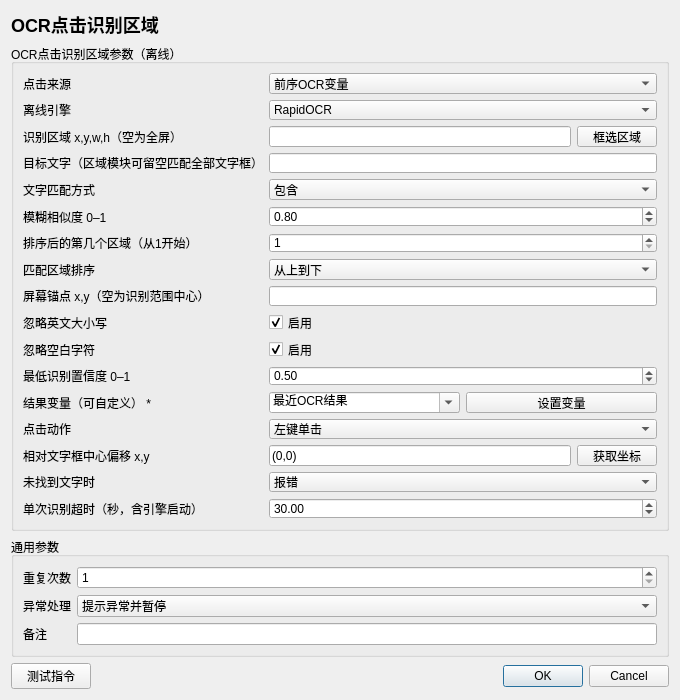
<?xml version='1.0' encoding='utf-8'?>
<ui version="4.0">
  <class>InstructionEditor</class>
  <widget class="QDialog" name="InstructionEditor">
    <property name="geometry">
      <rect>
        <x>0</x>
        <y>0</y>
        <width>680</width>
        <height>700</height>
      </rect>
    </property>
    <property name="minimumSize">
      <size>
        <width>560</width>
        <height>480</height>
      </size>
    </property>
    <property name="windowTitle">
      <string>OCR点击识别区域</string>
    </property>
    <layout class="QVBoxLayout" name="rootLayout">
      <item>
        <widget class="QLabel" name="titleLabel">
          <property name="text">
            <string>OCR点击识别区域</string>
          </property>
          <property name="styleSheet">
            <string>font-size: 18px; font-weight: 600;</string>
          </property>
        </widget>
      </item>
      <item>
        <widget class="QGroupBox" name="parameterGroupBox">
          <property name="title">
            <string>OCR点击识别区域参数（离线）</string>
          </property>
          <layout class="QFormLayout" name="parameterFormLayout">
            <item row="0" column="0">
              <widget class="QLabel" name="parameterLabel_0">
                <property name="text">
                  <string>点击来源</string>
                </property>
              </widget>
            </item>
            <item row="0" column="1">
              <widget class="QWidget" name="parameterContainer_0">
                <layout class="QHBoxLayout" name="parameterLayout_0">
                  <property name="leftMargin">
                    <number>0</number>
                  </property>
                  <property name="topMargin">
                    <number>0</number>
                  </property>
                  <property name="rightMargin">
                    <number>0</number>
                  </property>
                  <property name="bottomMargin">
                    <number>0</number>
                  </property>
                  <item>
                    <widget class="QComboBox" name="parameter_0">
                      <item>
                        <property name="text">
                          <string>前序OCR变量</string>
                        </property>
                      </item>
                      <item>
                        <property name="text">
                          <string>重新识别</string>
                        </property>
                      </item>
                      <property name="currentIndex">
                        <number>0</number>
                      </property>
                    </widget>
                  </item>
                </layout>
              </widget>
            </item>
            <item row="1" column="0">
              <widget class="QLabel" name="parameterLabel_1">
                <property name="text">
                  <string>离线引擎</string>
                </property>
              </widget>
            </item>
            <item row="1" column="1">
              <widget class="QWidget" name="parameterContainer_1">
                <layout class="QHBoxLayout" name="parameterLayout_1">
                  <property name="leftMargin">
                    <number>0</number>
                  </property>
                  <property name="topMargin">
                    <number>0</number>
                  </property>
                  <property name="rightMargin">
                    <number>0</number>
                  </property>
                  <property name="bottomMargin">
                    <number>0</number>
                  </property>
                  <item>
                    <widget class="QComboBox" name="parameter_1">
                      <item>
                        <property name="text">
                          <string>RapidOCR</string>
                        </property>
                      </item>
                      <item>
                        <property name="text">
                          <string>微信OCR</string>
                        </property>
                      </item>
                      <property name="currentIndex">
                        <number>0</number>
                      </property>
                    </widget>
                  </item>
                </layout>
              </widget>
            </item>
            <item row="2" column="0">
              <widget class="QLabel" name="parameterLabel_2">
                <property name="text">
                  <string>识别区域 x,y,w,h（空为全屏）</string>
                </property>
              </widget>
            </item>
            <item row="2" column="1">
              <widget class="QWidget" name="parameterContainer_2">
                <layout class="QHBoxLayout" name="parameterLayout_2">
                  <property name="leftMargin">
                    <number>0</number>
                  </property>
                  <property name="topMargin">
                    <number>0</number>
                  </property>
                  <property name="rightMargin">
                    <number>0</number>
                  </property>
                  <property name="bottomMargin">
                    <number>0</number>
                  </property>
                  <item>
                    <widget class="QLineEdit" name="parameter_2">
                      <property name="text">
                        <string />
                      </property>
                    </widget>
                  </item>
                  <item>
                    <widget class="QPushButton" name="auxiliary_2">
                      <property name="text">
                        <string>框选区域</string>
                      </property>
                    </widget>
                  </item>
                </layout>
              </widget>
            </item>
            <item row="3" column="0">
              <widget class="QLabel" name="parameterLabel_3">
                <property name="text">
                  <string>目标文字（区域模块可留空匹配全部文字框）</string>
                </property>
              </widget>
            </item>
            <item row="3" column="1">
              <widget class="QWidget" name="parameterContainer_3">
                <layout class="QHBoxLayout" name="parameterLayout_3">
                  <property name="leftMargin">
                    <number>0</number>
                  </property>
                  <property name="topMargin">
                    <number>0</number>
                  </property>
                  <property name="rightMargin">
                    <number>0</number>
                  </property>
                  <property name="bottomMargin">
                    <number>0</number>
                  </property>
                  <item>
                    <widget class="QLineEdit" name="parameter_3">
                      <property name="text">
                        <string />
                      </property>
                    </widget>
                  </item>
                </layout>
              </widget>
            </item>
            <item row="4" column="0">
              <widget class="QLabel" name="parameterLabel_4">
                <property name="text">
                  <string>文字匹配方式</string>
                </property>
              </widget>
            </item>
            <item row="4" column="1">
              <widget class="QWidget" name="parameterContainer_4">
                <layout class="QHBoxLayout" name="parameterLayout_4">
                  <property name="leftMargin">
                    <number>0</number>
                  </property>
                  <property name="topMargin">
                    <number>0</number>
                  </property>
                  <property name="rightMargin">
                    <number>0</number>
                  </property>
                  <property name="bottomMargin">
                    <number>0</number>
                  </property>
                  <item>
                    <widget class="QComboBox" name="parameter_4">
                      <item>
                        <property name="text">
                          <string>精准</string>
                        </property>
                      </item>
                      <item>
                        <property name="text">
                          <string>包含</string>
                        </property>
                      </item>
                      <item>
                        <property name="text">
                          <string>模糊</string>
                        </property>
                      </item>
                      <property name="currentIndex">
                        <number>1</number>
                      </property>
                    </widget>
                  </item>
                </layout>
              </widget>
            </item>
            <item row="5" column="0">
              <widget class="QLabel" name="parameterLabel_5">
                <property name="text">
                  <string>模糊相似度 0–1</string>
                </property>
              </widget>
            </item>
            <item row="5" column="1">
              <widget class="QWidget" name="parameterContainer_5">
                <layout class="QHBoxLayout" name="parameterLayout_5">
                  <property name="leftMargin">
                    <number>0</number>
                  </property>
                  <property name="topMargin">
                    <number>0</number>
                  </property>
                  <property name="rightMargin">
                    <number>0</number>
                  </property>
                  <property name="bottomMargin">
                    <number>0</number>
                  </property>
                  <item>
                    <widget class="QDoubleSpinBox" name="parameter_5">
                      <property name="minimum">
                        <double>0.01</double>
                      </property>
                      <property name="maximum">
                        <double>1</double>
                      </property>
                      <property name="value">
                        <double>0.8</double>
                      </property>
                      <property name="decimals">
                        <number>2</number>
                      </property>
                    </widget>
                  </item>
                </layout>
              </widget>
            </item>
            <item row="6" column="0">
              <widget class="QLabel" name="parameterLabel_6">
                <property name="text">
                  <string>排序后的第几个区域（从1开始）</string>
                </property>
              </widget>
            </item>
            <item row="6" column="1">
              <widget class="QWidget" name="parameterContainer_6">
                <layout class="QHBoxLayout" name="parameterLayout_6">
                  <property name="leftMargin">
                    <number>0</number>
                  </property>
                  <property name="topMargin">
                    <number>0</number>
                  </property>
                  <property name="rightMargin">
                    <number>0</number>
                  </property>
                  <property name="bottomMargin">
                    <number>0</number>
                  </property>
                  <item>
                    <widget class="QSpinBox" name="parameter_6">
                      <property name="minimum">
                        <number>1</number>
                      </property>
                      <property name="maximum">
                        <number>10000</number>
                      </property>
                      <property name="value">
                        <number>1</number>
                      </property>
                    </widget>
                  </item>
                </layout>
              </widget>
            </item>
            <item row="7" column="0">
              <widget class="QLabel" name="parameterLabel_7">
                <property name="text">
                  <string>匹配区域排序</string>
                </property>
              </widget>
            </item>
            <item row="7" column="1">
              <widget class="QWidget" name="parameterContainer_7">
                <layout class="QHBoxLayout" name="parameterLayout_7">
                  <property name="leftMargin">
                    <number>0</number>
                  </property>
                  <property name="topMargin">
                    <number>0</number>
                  </property>
                  <property name="rightMargin">
                    <number>0</number>
                  </property>
                  <property name="bottomMargin">
                    <number>0</number>
                  </property>
                  <item>
                    <widget class="QComboBox" name="parameter_7">
                      <item>
                        <property name="text">
                          <string>从上到下</string>
                        </property>
                      </item>
                      <item>
                        <property name="text">
                          <string>离锚点最近</string>
                        </property>
                      </item>
                      <property name="currentIndex">
                        <number>0</number>
                      </property>
                    </widget>
                  </item>
                </layout>
              </widget>
            </item>
            <item row="8" column="0">
              <widget class="QLabel" name="parameterLabel_8">
                <property name="text">
                  <string>屏幕锚点 x,y（空为识别范围中心）</string>
                </property>
              </widget>
            </item>
            <item row="8" column="1">
              <widget class="QWidget" name="parameterContainer_8">
                <layout class="QHBoxLayout" name="parameterLayout_8">
                  <property name="leftMargin">
                    <number>0</number>
                  </property>
                  <property name="topMargin">
                    <number>0</number>
                  </property>
                  <property name="rightMargin">
                    <number>0</number>
                  </property>
                  <property name="bottomMargin">
                    <number>0</number>
                  </property>
                  <item>
                    <widget class="QLineEdit" name="parameter_8">
                      <property name="text">
                        <string />
                      </property>
                    </widget>
                  </item>
                </layout>
              </widget>
            </item>
            <item row="9" column="0">
              <widget class="QLabel" name="parameterLabel_9">
                <property name="text">
                  <string>忽略英文大小写</string>
                </property>
              </widget>
            </item>
            <item row="9" column="1">
              <widget class="QWidget" name="parameterContainer_9">
                <layout class="QHBoxLayout" name="parameterLayout_9">
                  <property name="leftMargin">
                    <number>0</number>
                  </property>
                  <property name="topMargin">
                    <number>0</number>
                  </property>
                  <property name="rightMargin">
                    <number>0</number>
                  </property>
                  <property name="bottomMargin">
                    <number>0</number>
                  </property>
                  <item>
                    <widget class="QCheckBox" name="parameter_9">
                      <property name="checked">
                        <bool>true</bool>
                      </property>
                      <property name="text">
                        <string>启用</string>
                      </property>
                    </widget>
                  </item>
                </layout>
              </widget>
            </item>
            <item row="10" column="0">
              <widget class="QLabel" name="parameterLabel_10">
                <property name="text">
                  <string>忽略空白字符</string>
                </property>
              </widget>
            </item>
            <item row="10" column="1">
              <widget class="QWidget" name="parameterContainer_10">
                <layout class="QHBoxLayout" name="parameterLayout_10">
                  <property name="leftMargin">
                    <number>0</number>
                  </property>
                  <property name="topMargin">
                    <number>0</number>
                  </property>
                  <property name="rightMargin">
                    <number>0</number>
                  </property>
                  <property name="bottomMargin">
                    <number>0</number>
                  </property>
                  <item>
                    <widget class="QCheckBox" name="parameter_10">
                      <property name="checked">
                        <bool>true</bool>
                      </property>
                      <property name="text">
                        <string>启用</string>
                      </property>
                    </widget>
                  </item>
                </layout>
              </widget>
            </item>
            <item row="11" column="0">
              <widget class="QLabel" name="parameterLabel_11">
                <property name="text">
                  <string>最低识别置信度 0–1</string>
                </property>
              </widget>
            </item>
            <item row="11" column="1">
              <widget class="QWidget" name="parameterContainer_11">
                <layout class="QHBoxLayout" name="parameterLayout_11">
                  <property name="leftMargin">
                    <number>0</number>
                  </property>
                  <property name="topMargin">
                    <number>0</number>
                  </property>
                  <property name="rightMargin">
                    <number>0</number>
                  </property>
                  <property name="bottomMargin">
                    <number>0</number>
                  </property>
                  <item>
                    <widget class="QDoubleSpinBox" name="parameter_11">
                      <property name="minimum">
                        <double>0</double>
                      </property>
                      <property name="maximum">
                        <double>1</double>
                      </property>
                      <property name="value">
                        <double>0.5</double>
                      </property>
                      <property name="decimals">
                        <number>2</number>
                      </property>
                    </widget>
                  </item>
                </layout>
              </widget>
            </item>
            <item row="12" column="0">
              <widget class="QLabel" name="parameterLabel_12">
                <property name="text">
                  <string>结果变量（可自定义） *</string>
                </property>
              </widget>
            </item>
            <item row="12" column="1">
              <widget class="QWidget" name="parameterContainer_12">
                <layout class="QHBoxLayout" name="parameterLayout_12">
                  <property name="leftMargin">
                    <number>0</number>
                  </property>
                  <property name="topMargin">
                    <number>0</number>
                  </property>
                  <property name="rightMargin">
                    <number>0</number>
                  </property>
                  <property name="bottomMargin">
                    <number>0</number>
                  </property>
                  <item>
                    <widget class="QComboBox" name="parameter_12">
                      <property name="editable">
                        <bool>true</bool>
                      </property>
                      <item>
                        <property name="text">
                          <string>最近OCR结果</string>
                        </property>
                      </item>
                      <property name="currentIndex">
                        <number>0</number>
                      </property>
                    </widget>
                  </item>
                  <item>
                    <widget class="QPushButton" name="auxiliary_12">
                      <property name="text">
                        <string>设置变量</string>
                      </property>
                    </widget>
                  </item>
                </layout>
              </widget>
            </item>
            <item row="13" column="0">
              <widget class="QLabel" name="parameterLabel_13">
                <property name="text">
                  <string>点击动作</string>
                </property>
              </widget>
            </item>
            <item row="13" column="1">
              <widget class="QWidget" name="parameterContainer_13">
                <layout class="QHBoxLayout" name="parameterLayout_13">
                  <property name="leftMargin">
                    <number>0</number>
                  </property>
                  <property name="topMargin">
                    <number>0</number>
                  </property>
                  <property name="rightMargin">
                    <number>0</number>
                  </property>
                  <property name="bottomMargin">
                    <number>0</number>
                  </property>
                  <item>
                    <widget class="QComboBox" name="parameter_13">
                      <item>
                        <property name="text">
                          <string>左键单击</string>
                        </property>
                      </item>
                      <item>
                        <property name="text">
                          <string>左键双击</string>
                        </property>
                      </item>
                      <item>
                        <property name="text">
                          <string>右键单击</string>
                        </property>
                      </item>
                      <property name="currentIndex">
                        <number>0</number>
                      </property>
                    </widget>
                  </item>
                </layout>
              </widget>
            </item>
            <item row="14" column="0">
              <widget class="QLabel" name="parameterLabel_14">
                <property name="text">
                  <string>相对文字框中心偏移 x,y</string>
                </property>
              </widget>
            </item>
            <item row="14" column="1">
              <widget class="QWidget" name="parameterContainer_14">
                <layout class="QHBoxLayout" name="parameterLayout_14">
                  <property name="leftMargin">
                    <number>0</number>
                  </property>
                  <property name="topMargin">
                    <number>0</number>
                  </property>
                  <property name="rightMargin">
                    <number>0</number>
                  </property>
                  <property name="bottomMargin">
                    <number>0</number>
                  </property>
                  <item>
                    <widget class="QLineEdit" name="parameter_14">
                      <property name="text">
                        <string>(0,0)</string>
                      </property>
                    </widget>
                  </item>
                  <item>
                    <widget class="QPushButton" name="auxiliary_14">
                      <property name="text">
                        <string>获取坐标</string>
                      </property>
                    </widget>
                  </item>
                </layout>
              </widget>
            </item>
            <item row="15" column="0">
              <widget class="QLabel" name="parameterLabel_15">
                <property name="text">
                  <string>未找到文字时</string>
                </property>
              </widget>
            </item>
            <item row="15" column="1">
              <widget class="QWidget" name="parameterContainer_15">
                <layout class="QHBoxLayout" name="parameterLayout_15">
                  <property name="leftMargin">
                    <number>0</number>
                  </property>
                  <property name="topMargin">
                    <number>0</number>
                  </property>
                  <property name="rightMargin">
                    <number>0</number>
                  </property>
                  <property name="bottomMargin">
                    <number>0</number>
                  </property>
                  <item>
                    <widget class="QComboBox" name="parameter_15">
                      <item>
                        <property name="text">
                          <string>报错</string>
                        </property>
                      </item>
                      <item>
                        <property name="text">
                          <string>返回空值</string>
                        </property>
                      </item>
                      <property name="currentIndex">
                        <number>0</number>
                      </property>
                    </widget>
                  </item>
                </layout>
              </widget>
            </item>
            <item row="16" column="0">
              <widget class="QLabel" name="parameterLabel_16">
                <property name="text">
                  <string>单次识别超时（秒，含引擎启动）</string>
                </property>
              </widget>
            </item>
            <item row="16" column="1">
              <widget class="QWidget" name="parameterContainer_16">
                <layout class="QHBoxLayout" name="parameterLayout_16">
                  <property name="leftMargin">
                    <number>0</number>
                  </property>
                  <property name="topMargin">
                    <number>0</number>
                  </property>
                  <property name="rightMargin">
                    <number>0</number>
                  </property>
                  <property name="bottomMargin">
                    <number>0</number>
                  </property>
                  <item>
                    <widget class="QDoubleSpinBox" name="parameter_16">
                      <property name="minimum">
                        <double>1</double>
                      </property>
                      <property name="maximum">
                        <double>300</double>
                      </property>
                      <property name="value">
                        <double>30</double>
                      </property>
                      <property name="decimals">
                        <number>2</number>
                      </property>
                    </widget>
                  </item>
                </layout>
              </widget>
            </item>
          </layout>
        </widget>
      </item>
      <item>
        <spacer name="verticalSpacer">
          <property name="orientation">
            <enum>Qt::Vertical</enum>
          </property>
          <property name="sizeHint" stdset="0">
            <size>
              <width>20</width>
              <height>20</height>
            </size>
          </property>
        </spacer>
      </item>
      <item>
        <widget class="QGroupBox" name="commonGroupBox">
          <property name="title">
            <string>通用参数</string>
          </property>
          <layout class="QFormLayout" name="commonFormLayout">
            <item row="0" column="0">
              <widget class="QLabel" name="repeatLabel">
                <property name="text">
                  <string>重复次数</string>
                </property>
              </widget>
            </item>
            <item row="0" column="1">
              <widget class="QSpinBox" name="repeatSpinBox">
                <property name="minimum">
                  <number>1</number>
                </property>
                <property name="maximum">
                  <number>999999</number>
                </property>
                <property name="value">
                  <number>1</number>
                </property>
              </widget>
            </item>
            <item row="1" column="0">
              <widget class="QLabel" name="errorPolicyLabel">
                <property name="text">
                  <string>异常处理</string>
                </property>
              </widget>
            </item>
            <item row="1" column="1">
              <widget class="QComboBox" name="errorPolicyComboBox">
                <item>
                  <property name="text">
                    <string>自动跳过</string>
                  </property>
                </item>
                <item>
                  <property name="text">
                    <string>提示异常并暂停</string>
                  </property>
                </item>
                <item>
                  <property name="text">
                    <string>提示异常并停止</string>
                  </property>
                </item>
                <property name="currentIndex">
                  <number>1</number>
                </property>
              </widget>
            </item>
            <item row="2" column="0">
              <widget class="QLabel" name="noteLabel">
                <property name="text">
                  <string>备注</string>
                </property>
              </widget>
            </item>
            <item row="2" column="1">
              <widget class="QLineEdit" name="noteEdit" />
            </item>
          </layout>
        </widget>
      </item>
      <item>
        <layout class="QHBoxLayout" name="footerLayout">
          <item>
            <widget class="QPushButton" name="testButton">
              <property name="text">
                <string>测试指令</string>
              </property>
            </widget>
          </item>
          <item>
            <spacer name="footerSpacer">
              <property name="orientation">
                <enum>Qt::Horizontal</enum>
              </property>
              <property name="sizeHint" stdset="0">
                <size>
                  <width>40</width>
                  <height>20</height>
                </size>
              </property>
            </spacer>
          </item>
          <item>
            <widget class="QDialogButtonBox" name="buttonBox">
              <property name="standardButtons">
                <set>QDialogButtonBox::Cancel|QDialogButtonBox::Ok</set>
              </property>
            </widget>
          </item>
        </layout>
      </item>
    </layout>
  </widget>
  <resources />
  <connections />
</ui>
